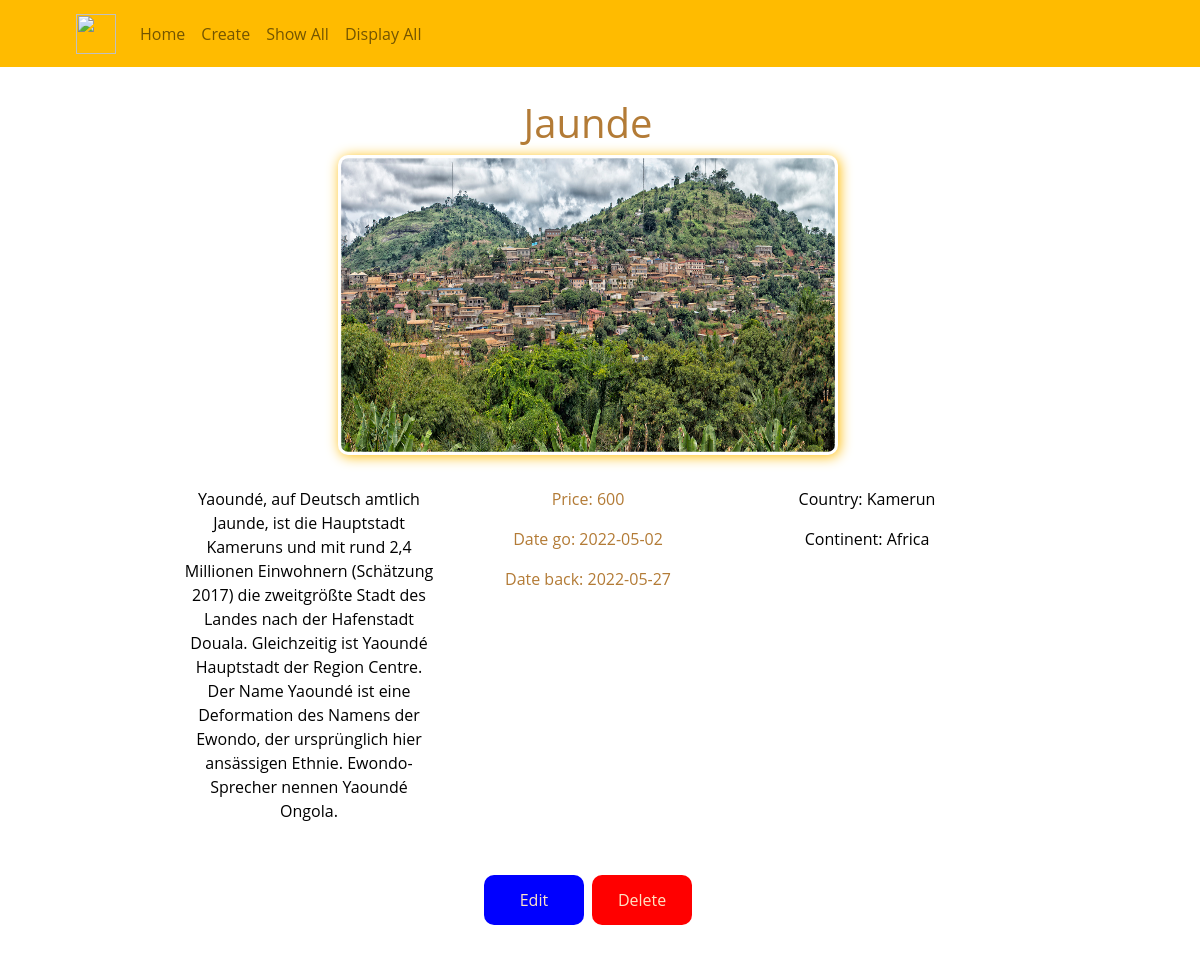
The page /details.php?travel_id=7 on the database its author committed.
### tables this page shows
CREATE TABLE `travel` (
  `travel_id` int(11) NOT NULL,
  `date_go` date NOT NULL,
  `date_back` date NOT NULL,
  `locationName` varchar(130) NOT NULL,
  `continent` enum('Asia','Africa','North America','South America','Europe','Australia') NOT NULL,
  `country` varchar(130) NOT NULL,
  `price` int(11) NOT NULL,
  `description` text NOT NULL,
  `longitude` decimal(11,0) NOT NULL,
  `latitude` decimal(11,0) NOT NULL,
  `picture` varchar(255) NOT NULL
);

### details.php (the view, shortened to what this page needs)
<?php
require_once 'components/db_connect.php';
$sql = "SELECT * FROM travel WHERE travel_id = $_GET[travel_id]";
$result = mysqli_query($connect, $sql);
$tbody="";
if(mysqli_num_rows($result)>0){
    while($row = mysqli_fetch_assoc($result)){
        $tbody .= "
        <div class='row text-center justify-content-center'>
            <div class='nsl'></div>
            <div class='col-12 nsl'>
                <h1 class='dit'>
                  ".$row['locationName']."
                </h1>
                <div class='dimgbox'>
                    <img class='ditimg' src='./pictures/".$row['picture']."'>
                </div>
            </div>
            <div class='col-3 nsl'>
                <p class='ditd'>
                    ".$row['description']."
                </p>
            </div>
            <div class='col-3 nsl'>
                <p class='dit'>
                    Price: ".$row['price']."
                </p>
                <p class='dit'>
                    Date go: ".$row['date_go']."
                </p>
                <p class='dit'>
                    Date back: ".$row['date_back']."
                </p>
            </div>
            <div class='col-3 nsl'>
                <p class='ditd'>
                    Country: ".$row['country']."
                </p>
                <p class='ditd'>
                    Continent: ".$row['continent']."
                </p>
            </div>
            <div class='col-12 nsl'>
                <a href='./your_op/update.php?id=".$row['travel_id']."'><button class='button' type='button'>Edit</button></a>
                <a href='delete.php?id=".$row['travel_id']."'><button class='button button2' type='button'>Delete</button></a>
            </div>
        </div>
        ";
    };
}else {
    $tbody="
       <tr>
         <td> colspan='5' class='text-center'>Not Data </td>
        </tr>
    ";
}
?>
<!DOCTYPE html>
<html lang="en">
<head>
    <link rel="stylesheet" href="css/style.css">
    <link href="https://cdn.jsdelivr.net/npm/bootstrap@5.1.3/dist/css/bootstrap.min.css" rel="stylesheet">
</head>
<body class="bbc">
    <?php require_once 'components/navigation.php' ?>
    <div class="container">
      <?php
         echo $tbody;
      ?>
    </div>
</body>
</html>

### css/style.css (style rules this page uses)
* { max-width: 100%; font-family: 'Open Sans', sans-serif; }
.bbc { background-color: white; }
.nsl { padding-bottom: 2rem; }
.dit { color: #b37b36; }
.ditd { color: black; }
.ditimg { width: 500px; height: 300px; border-radius: 10px; -webkit-box-shadow: 0.1rem 0.1rem 0.8rem #ffbb00; box-shadow: 0.1rem 0.1rem 0.8rem #ffbb00; padding: 0.2rem; background-size: cover; }
.button { background-color: blue; border: none; color: bisque; width: 100px; height: 50px; text-align: center; text-decoration: none; display: inline-block; font-size: 16px; margin: 4px 2px; border-radius: 10px; cursor: pointer; }
.button2 { background-color: red; }

### rows shown on the page
travel: locationName "Jaunde", picture (picture), description "Yaoundé, auf Deutsch amtlich Jaunde, ist die Hauptstadt Kameruns und mit rund 2,4 Millionen Einwohnern (Schätzung 2017) die zweitgrößte Stadt des Landes nach der Hafenstadt Douala. Gleichzeitig ist Yaoundé Hauptstadt der Region Centre. Der Name Yaoundé ist eine Deformation des Namens der Ewondo, der ursprünglich hier ansässigen Ethnie. Ewondo-Sprecher nennen Yaoundé Ongola.", price "600", date_go "2022-05-02", date_back "2022-05-27", country "Kamerun", continent "Africa"
